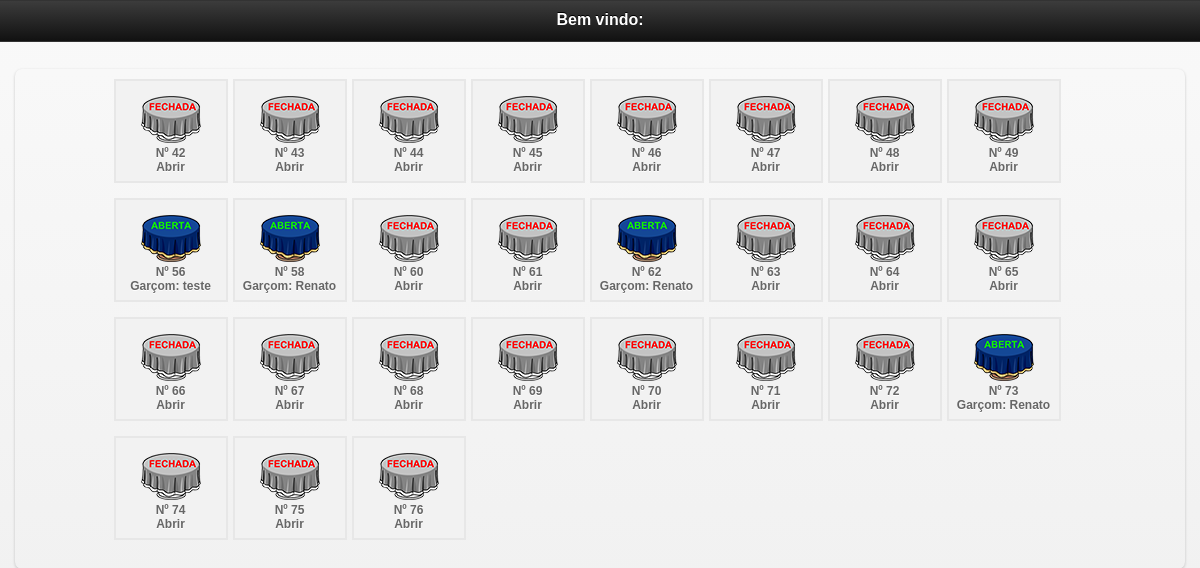
/mobile/mesas.php (signed in), run on the app's committed database.
### tables this page shows
CREATE TABLE `mesa` (
  `id_mesa` int(10) NOT NULL auto_increment,
  `numero` int(10) NOT NULL,
  `idGarcon` varchar(200) NOT NULL,
  `situacao` int(1) NOT NULL,
  PRIMARY KEY  (`id_mesa`)
);

CREATE TABLE `garcon` (
  `idGarcon` int(10) NOT NULL auto_increment,
  `nomeGarcon` varchar(200) NOT NULL,
  `login` varchar(20) NOT NULL,
  `senha` varchar(20) NOT NULL,
  `nv` int(1) NOT NULL,
  PRIMARY KEY  (`idGarcon`)
);

### mobile/mesas.php (the view, shortened to what this page needs)
<?php include "../config/conexao.php";
$login = $_SESSION['garcon_session'];
$g = mysql_query("SELECT * FROM garcon WHERE login='$login'");
$mostra = mysql_fetch_array($g);
?>
<!doctype html>
<html class="no-js ui-mobile-rendering" lang="pt">
<head>
      <link rel="stylesheet" href="css/jquery.mobile-1.3.1.min.css" />
      <link rel="stylesheet" href="../css/css.css"/>
</head>
<body>
<div id="categories" data-role="page" data-title="Categories">
      <div data-role="header">
            <h1>Bem vindo: <?php echo $mostra['nomeGarcon'] ?></h1>
      </div>
      <div data-role="content">
            <ul data-role="listview" data-inset="true">
            <div id="mesas2">
<ul>
	<?php
		$sql = mysql_query("SELECT * FROM mesa ORDER BY id_mesa ASC");
		while($ver = mysql_fetch_array($sql)){
			$situacao = $ver['situacao'];
			$id_mesa = $ver['id_mesa'];
			$numero = $ver['numero'];
			$idGarcon = $ver['idGarcon'];
			$gar = mysql_query("SELECT * FROM garcon WHERE idGarcon='$idGarcon'");
			$bosta = mysql_fetch_assoc($gar);
			$nomeGarcon = $bosta['nomeGarcon'];
			if($situacao == 0){
				$img = "<img src='../imagens/mesafechada.png' width='60' height='47' border='0'>";
			}else{
			$img = "<img src='../imagens/mesaaberta.png' width='60' height='47' border='0'>";
			}
	?>
	<li><a href="inicio.php?id_mesa=<?php echo $id_mesa ?>&idGarcon=<?php echo $idGarcon ?>"><?php echo $img; echo "<br/>";  echo 'Nº '.$numero;  echo "<br/>"; if($situacao == 1){echo "Garçom: ".$nomeGarcon; }else{echo "Abrir";} ?></a></li>
<?php } ?>
</ul>
</div>
</body>
</html>

### css/css.css (style rules this page uses)
body { margin-left: 0px;margin-top: 0px;margin-right: 0px;margin-bottom: 0px; background-color:#FFF; font-family:Verdana, Geneva, sans-serif; font-size:12px; }
h1 { font-size:18px; margin-top:0; }
#mesas2 { width:90%; height:500px; margin:0 auto;overflow:auto; margin-top: }
#mesas2 ul li a:link { text-decoration:none; color:#666; cursor:pointer; display:block; margin-top:10px; }
#mesas2 li { float:left; margin-right:5px; margin-bottom:5px; list-style:none; border:2px solid #e7e7e7; text-align:center; padding:5px 5px 15px 5px ; margin-top:10px; width:100px; height:80px; background-color:#f2f2f2; cursor:pointer; display:block; }

### data on the page
mesa: situacao 0 (drawn), numero "42"
mesa: situacao 0 (drawn), numero "43"
mesa: situacao 0 (drawn), numero "44"
mesa: situacao 0 (drawn), numero "45"
mesa: situacao 0 (drawn), numero "46"
mesa: situacao 0 (drawn), numero "47"
mesa: situacao 0 (drawn), numero "48"
mesa: situacao 0 (drawn), numero "49"
mesa: situacao 1 (drawn), numero "56", idGarcon.nomeGarcon "teste"
mesa: situacao 1 (drawn), numero "58", idGarcon.nomeGarcon "Renato"
mesa: situacao 0 (drawn), numero "60"
mesa: situacao 0 (drawn), numero "61"
mesa: situacao 1 (drawn), numero "62", idGarcon.nomeGarcon "Renato"
mesa: situacao 0 (drawn), numero "63"
mesa: situacao 0 (drawn), numero "64"
mesa: situacao 0 (drawn), numero "65"
mesa: situacao 0 (drawn), numero "66"
mesa: situacao 0 (drawn), numero "67"
mesa: situacao 0 (drawn), numero "68"
mesa: situacao 0 (drawn), numero "69"
mesa: situacao 0 (drawn), numero "70"
mesa: situacao 0 (drawn), numero "71"
mesa: situacao 0 (drawn), numero "72"
mesa: situacao 1 (drawn), numero "73", idGarcon.nomeGarcon "Renato"
mesa: situacao 0 (drawn), numero "74"
mesa: situacao 0 (drawn), numero "75"
mesa: situacao 0 (drawn), numero "76"
